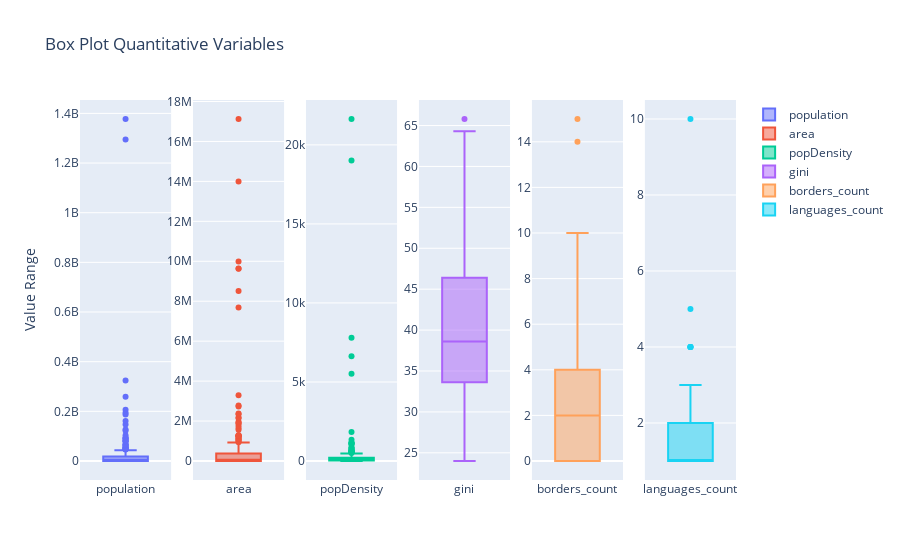

The code cell stored with this chart in its notebook:
### Code cell
fig = make_subplots(rows=1, cols=len(df.describe().columns))

lst = df.describe().columns

for i in range(len(lst)):
    fig.add_trace(go.Box(y=df[lst[i]],
                         name=lst[i],
                         boxpoints='outliers'
                        ), row=1, col=i+1)

fig.update_layout(title_text="Box Plot Quantitative Variables",
                  yaxis_title_text='Value Range')
fig.show()

### Figure 1 — Plotly figure (JSON) as saved in the notebook; plotly's stock layout.template omitted (floating-point values rounded to 4 significant figures; data arrays with more than 128 entries replaced by an {"elided": "..."} marker saying what was removed)
{"data": [{"boxpoints": "outliers", "name": "population", "type": "box", "xaxis": "x", "y": {"elided": "250 int values"}, "yaxis": "y"}, {"boxpoints": "outliers", "name": "area", "type": "box", "xaxis": "x2", "y": {"elided": "250 float values"}, "yaxis": "y2"}, {"boxpoints": "outliers", "name": "popDensity", "type": "box", "xaxis": "x3", "y": {"elided": "250 float values"}, "yaxis": "y3"}, {"boxpoints": "outliers", "name": "gini", "type": "box", "xaxis": "x4", "y": {"elided": "250 float values"}, "yaxis": "y4"}, {"boxpoints": "outliers", "name": "borders_count", "type": "box", "xaxis": "x5", "y": {"elided": "250 int values"}, "yaxis": "y5"}, {"boxpoints": "outliers", "name": "languages_count", "type": "box", "xaxis": "x6", "y": {"elided": "250 int values"}, "yaxis": "y6"}], "layout": {"title": {"text": "Box Plot Quantitative Variables"}, "xaxis": {"anchor": "y", "domain": [0, 0.1389]}, "xaxis2": {"anchor": "y2", "domain": [0.1722, 0.3111]}, "xaxis3": {"anchor": "y3", "domain": [0.3444, 0.4833]}, "xaxis4": {"anchor": "y4", "domain": [0.5167, 0.6556]}, "xaxis5": {"anchor": "y5", "domain": [0.6889, 0.8278]}, "xaxis6": {"anchor": "y6", "domain": [0.8611, 1]}, "yaxis": {"anchor": "x", "domain": [0, 1], "title": {"text": "Value Range"}}, "yaxis2": {"anchor": "x2", "domain": [0, 1]}, "yaxis3": {"anchor": "x3", "domain": [0, 1]}, "yaxis4": {"anchor": "x4", "domain": [0, 1]}, "yaxis5": {"anchor": "x5", "domain": [0, 1]}, "yaxis6": {"anchor": "x6", "domain": [0, 1]}}}
